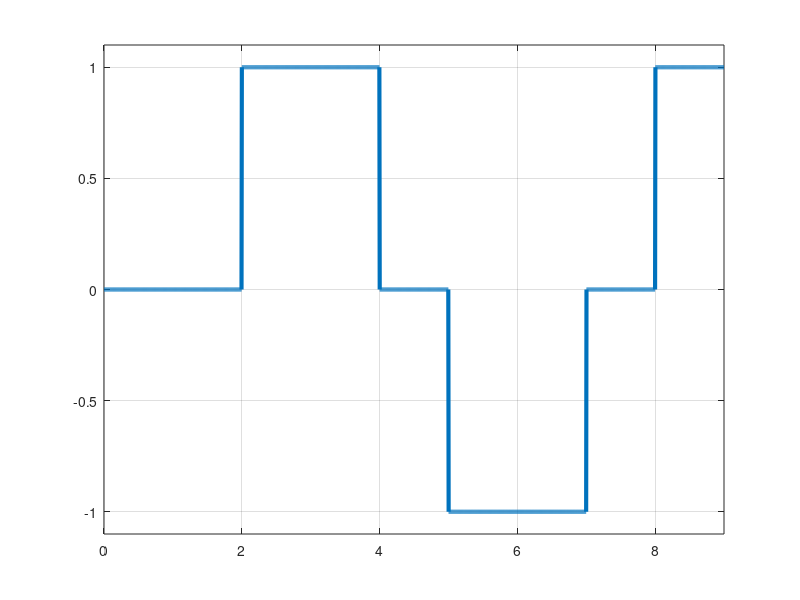

This chart was generated by the following MATLAB code:
bits = [0 0 1 0 1 1 0 1 1];
bitrate = 1; % bits per second
voltage = 1;


T = length(bits)/bitrate; % full time of bit sequence
n = 200;
N = n*length(bits);
dt = T/(N-1);
t = 0:dt:T;
x = zeros(1,length(t)); % output signal

%% MLT-3

pre_value = 0;
pre_value1 = -voltage;

for i = 0:length(bits)-1
  if bits(i+1) == 0
    x(i*n+1:(i+1)*n) = pre_value;
  else
    if pre_value == 0
      x(i*n+1:(i+1)*n) = (-1) * pre_value1;
      pre_value = (-1) * pre_value1;
    else
      x(i*n+1:(i+1)*n) = 0;
      pre_value1 = pre_value;
      pre_value = 0;
    end
  end
end

figure;
plot(t,x,'LineWidth',3);
axis([0 t(end) -1.1 1.1])
grid on;

%% Demodulation
num_of_bits = T*bitrate;
out_bits = zeros(1,num_of_bits);

m = length(x)/num_of_bits;

j = 1;
prev = 0;

for k=1:m:length(x)
  if x(k)==prev;
    out_bits(j) = 0;
  else
    out_bits(j) = 1;
    prev = x(k);
  end
  j++;
end

disp(out_bits);


